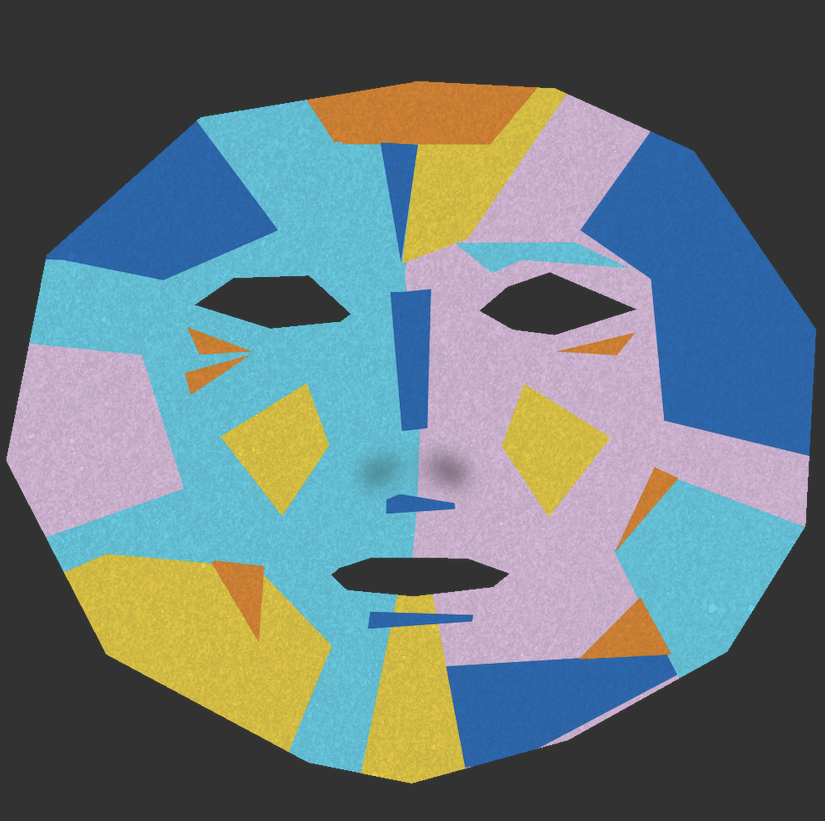
#> input picture face_filter/assets/multicolor_transparent.png, 825 x 821 px
$ python apply_webcam_filter.py
#> lines starting #> are read from the running program, lines starting #| are printed output that depends on the picture; after the words box and inside, x2 and y2 are one past the last pixel; in counts of white or black regions, pixels touching at a corner belong together
### face_filter/face_filter.py
import csv
import math
import os
import time
from typing import Optional

import cv2
import mediapipe as mp
from mediapipe.tasks import python
from mediapipe.tasks.python import vision
import numpy as np

import utils


class FaceFilter:
    def __init__(self, display_face_points: bool = False, video: int = 0, sigma: int = 50) -> None:
        """
        Initializes the FaceFilter class with configurations for filters, video source, and other settings.

        Args:
            display_face_points (bool): Whether to display face points on the video. Defaults to False.
            video (int): Video source. Defaults to 0.
            sigma (int): Sigma value for optical flow stabilization. Defaults to 50.
        """
        self.filters_config: dict = {
            'multicolor':
                [{'path': "assets/multicolor_transparent.png",
                  'anno_path': "assets/multicolor_labels.csv",
                  'has_alpha': True}],
            'anonymous':
                [{'path': "assets/anonymous_mask.png",
                  'anno_path': "assets/anonymous_labels.csv",
                  'has_alpha': True}],
        }
        self.iter_filter_keys = iter(self.filters_config.keys())
        self.filter, self.multi_filter_runtime = self.load_filter(next(self.iter_filter_keys))
        self.display_face_points = display_face_points
        self.sigma = sigma
        self.timer = time.time()
        self.points_dst_prev: Optional[np.ndarray] = None
        self.img_gray_prev: Optional[np.ndarray] = None
        self.video = video
        self.selected_keypoint_indices: list[int] = [
            127, 93, 58, 136, 150, 149, 176, 148, 152, 377, 400, 378, 379, 365, 288, 323, 356, 70, 63, 105, 66, 55, 285,
            296, 334, 293, 300, 168, 6, 195, 4, 64, 60, 94, 290, 439, 33, 160, 158, 173, 153, 144, 398, 385, 387, 466,
            373, 380, 61, 40, 39, 0, 269, 270, 291, 321, 405, 17, 181, 91, 78, 81, 13, 311, 306, 402, 14, 178, 162, 54,
            67, 10,297, 284, 389,
        ]
        self.is_first_frame = True
        if not os.path.exists('face_landmarker_v2_with_blendshapes.task'):
            os.system('wget -O face_landmarker_v2_with_blendshapes.task -q https://storage.googleapis.com/mediapipe-models/face_landmarker/face_landmarker/float16/1/face_landmarker.task')
        base_options = python.BaseOptions(model_asset_path='face_landmarker_v2_with_blendshapes.task')
        options = vision.FaceLandmarkerOptions(
            base_options=base_options,
            output_face_blendshapes=True,
            output_facial_transformation_matrixes=True,
            num_faces=1,
        )
        self.detector = vision.FaceLandmarker.create_from_options(options)

    def load_filter(self, filter_name: str = "anonymous") -> tuple:
        """
        Loads filter configurations and runtime data for a given filter name.

        Args:
            filter_name (str): The name of the filter to load. Defaults to "anonymous".

        Returns:
            tuple: A tuple containing filter configurations and runtime data.
        """
        curr_filter = self.filters_config[filter_name][0]
        multi_filter_runtime = {}
        img_src, img_src_alpha = self.load_filter_img(curr_filter['path'], curr_filter['has_alpha'])

        multi_filter_runtime['img'] = img_src
        multi_filter_runtime['img_a'] = img_src_alpha

        points = self.load_landmarks(curr_filter['anno_path'])
        multi_filter_runtime['points'] = points

        indexes = np.arange(len(points)).reshape(-1, 1)
        landmarks = [points[str(i)] for i in range(len(indexes))]
        rect = (0, 0, img_src.shape[1], img_src.shape[0])
        dt = utils.calculate_delaunay_triangles(rect, landmarks)
        multi_filter_runtime['landmarks'] = landmarks
        multi_filter_runtime['indexes'] = indexes
        multi_filter_runtime['dt'] = dt

        return curr_filter, multi_filter_runtime

    # [9 lines left out: function switch_filter, not called in this run]

    @staticmethod
    def load_landmarks(annotation_file: str) -> dict[str, tuple[int, int]]:
        """
        Loads landmarks from a CSV annotation file.

        Args:
            annotation_file (str): Path to the CSV file containing landmarks.

        Returns:
            dict[str, tuple[int, int]]: A dictionary of landmarks.
        """
        with open(annotation_file) as csv_file:
            csv_reader = csv.reader(csv_file, delimiter=",")
            points = {}
            for i, row in enumerate(csv_reader):
                try:
                    x, y = int(row[1]), int(row[2])
                    points[row[0]] = (x, y)
                except ValueError:
                    continue
            return points

    @staticmethod
    def load_filter_img(img_path: str, has_alpha: bool) -> tuple[np.ndarray, Optional[np.ndarray]]:
        """
        Loads an image and optionally its alpha channel.

        Args:
            img_path (str): Path to the image file.
            has_alpha (bool): Whether the image has an alpha channel.

        Returns:
            tuple[np.ndarray, Optional[np.ndarray]]: The image and its alpha channel if present.
        """
#> called with img_path = 'assets/multicolor_transparent.png', has_alpha = True
        img = cv2.imread(img_path, cv2.IMREAD_UNCHANGED)
#> img is the input picture: shape (821, 825, 4); mean B, G, R, A 124, 120.6, 105.2, 159.7
        alpha = None
        if has_alpha:
            b, g, r, alpha = cv2.split(img)
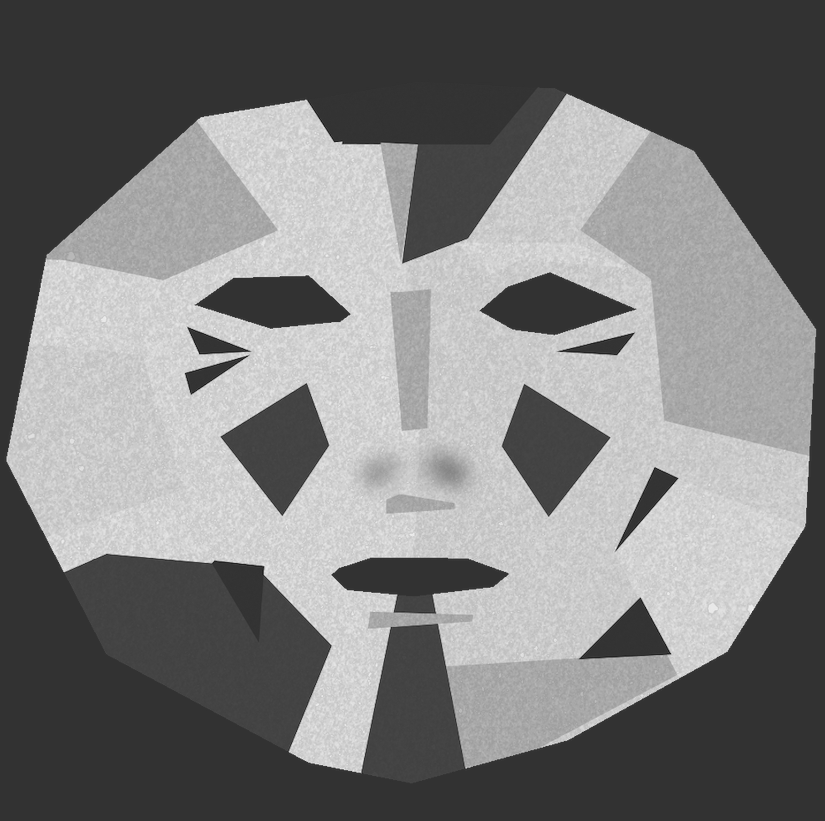
#> b: shape (821, 825); min 30, max 247, mean 124
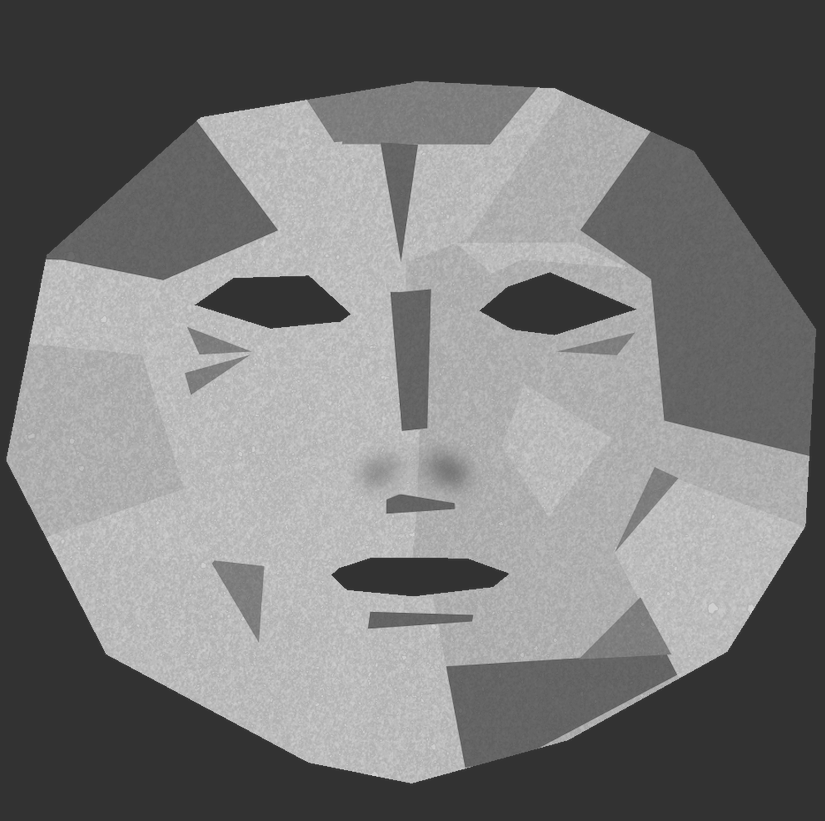
#> g: shape (821, 825); min 50, max 221, mean 120.6
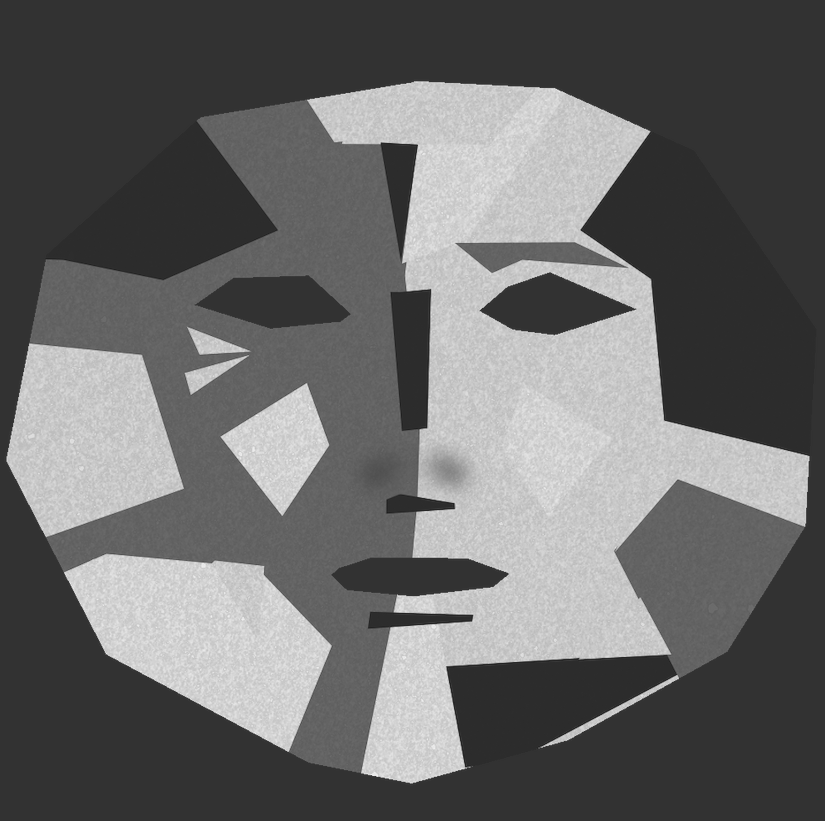
#> r: shape (821, 825); min 29, max 242, mean 105.2
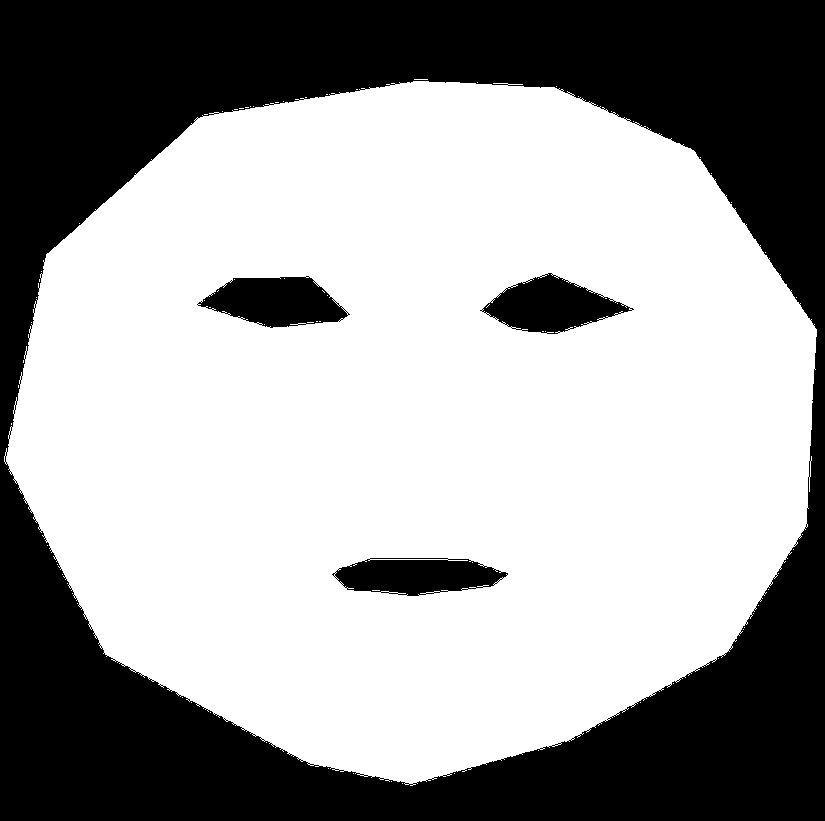
#> alpha: shape (821, 825); 62.6% white; 4 black regions, box (x1, y1, x2, y2) and area: (0, 0, 825, 821) 238047, (197, 276, 350, 328) 5190, (480, 273, 634, 334) 5170, (332, 558, 508, 596) 4764
            img = cv2.merge((b, g, r))
#> img: shape (821, 825, 3)
#> (reads face_filter/assets/multicolor_labels.csv from the repository)
        return img, alpha

    # [203 lines left out: functions optical_flow_stabilization, visualize_face_points, visualize_triangles, apply_morph_filter, add_fps_text, get_landmarks and 2 more, not called in this run]

### face_filter/utils.py
import cv2
import numpy as np
from typing import Tuple, List


# [14 lines left out: function constrain_point, not called in this run]


def rect_contains(rect: Tuple[int, int, int, int], point: Tuple[int, int]) -> bool:
    """
    Check if a point is inside a rectangle.

    Args:
      rect: A tuple representing the rectangle (x, y, width, height).
      point: A tuple representing the point (x, y).

    Returns:
      True if the point is inside the rectangle, False otherwise.
    """
    return rect[0] <= point[0] <= rect[2] and rect[1] <= point[1] <= rect[3]


def calculate_delaunay_triangles(
        rect: Tuple[int, int, int, int],
        points: List[Tuple[int, int]],
) -> List[Tuple[int, int, int]]:
    """
    Calculate Delaunay triangles for a set of points.

    Args:
        rect: A tuple representing the rectangle in which to calculate the Delaunay triangles.
        points: A list of tuples representing the points.

    Returns:
        A list of tuples, each containing the indices of the 3 points forming a triangle.
    """
#> called with rect = (0, 0, 825, 821)
    subdiv = cv2.Subdiv2D(rect)

    for p in points:
        subdiv.insert((p[0], p[1]))

    triangle_list = subdiv.getTriangleList()
    delaunay_tri = []

    for t in triangle_list:
        pt1, pt2, pt3 = (t[0], t[1]), (t[2], t[3]), (t[4], t[5])

        if rect_contains(rect, pt1) and rect_contains(rect, pt2) and rect_contains(rect, pt3):
            ind = []
            for j, pt in enumerate([pt1, pt2, pt3]):
                for k, p in enumerate(points):
                    if abs(pt[0] - p[0]) < 1.0 and abs(pt[1] - p[1]) < 1.0:
                        ind.append(k)
            if len(ind) == 3:
                delaunay_tri.append((ind[0], ind[1], ind[2]))

    return delaunay_tri


# [64 lines left out: functions apply_affine_transform, warp_triangle, not called in this run]

### face_filter/apply_webcam_filter.py
import argparse
from face_filter import FaceFilter

if __name__ == "__main__":
    parser = argparse.ArgumentParser(description='Apply webcam filter with optional parameters.')
    parser.add_argument('--display_face_points', action='store_true', help='Display face points on the output video.')
    parser.add_argument('--video', type=int, default=0, help='Video source index. Default is 0 for the primary camera.')

    args = parser.parse_args()

    face_filter = FaceFilter(display_face_points=args.display_face_points, video=args.video)
#> in __init__, `self.filter, self.multi_filter_runtime = self.load_filter(next(self.it..`: self.filter = {'path': 'assets/multicolor_transparent.png', 'anno_path': 'assets/multicolor_labels.csv', 'has_alpha': True}; self.multi_filter_runtime = 6 items
#> (the run stopped early here; a loop or call above may not have finished)
